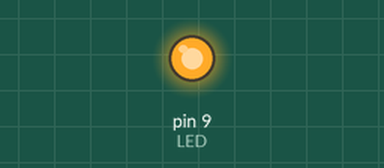
This sketch was run on a simulated Arduino Uno, built with avr-gcc and run on an emulated ATmega328P. Shown: output pins drawn as LEDs (lit = HIGH).

Above: at 1.0 s.
At 3.0 s:
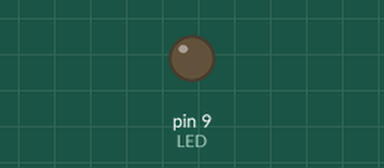
Timing chart, 0 to 5.2 s (numbered marks = the images above):
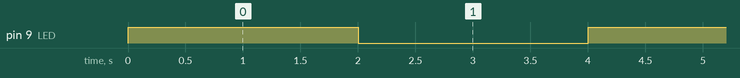

Measured:
- by itself, pin 9 (LED): alternates HIGH for 2.0 s and LOW for 2.0 s

The sketch:

aduino_2-1.ino
```cpp
const int LED = 9;

void setup() {
  // put your setup code here, to run once:
   pinMode(LED, OUTPUT);

}

void loop() {
  // put your main code here, to run repeatedly:
     // turn the LED on (HIGH is the voltage level)
                      // wait for a second
  digitalWrite(LED, HIGH);   // turn the LED on (HIGH is the voltage level)
  delay(2000);                       // wait for a second
  digitalWrite(LED, LOW);    // turn the LED off by making the voltage LOW
  delay(2000);
}
```
